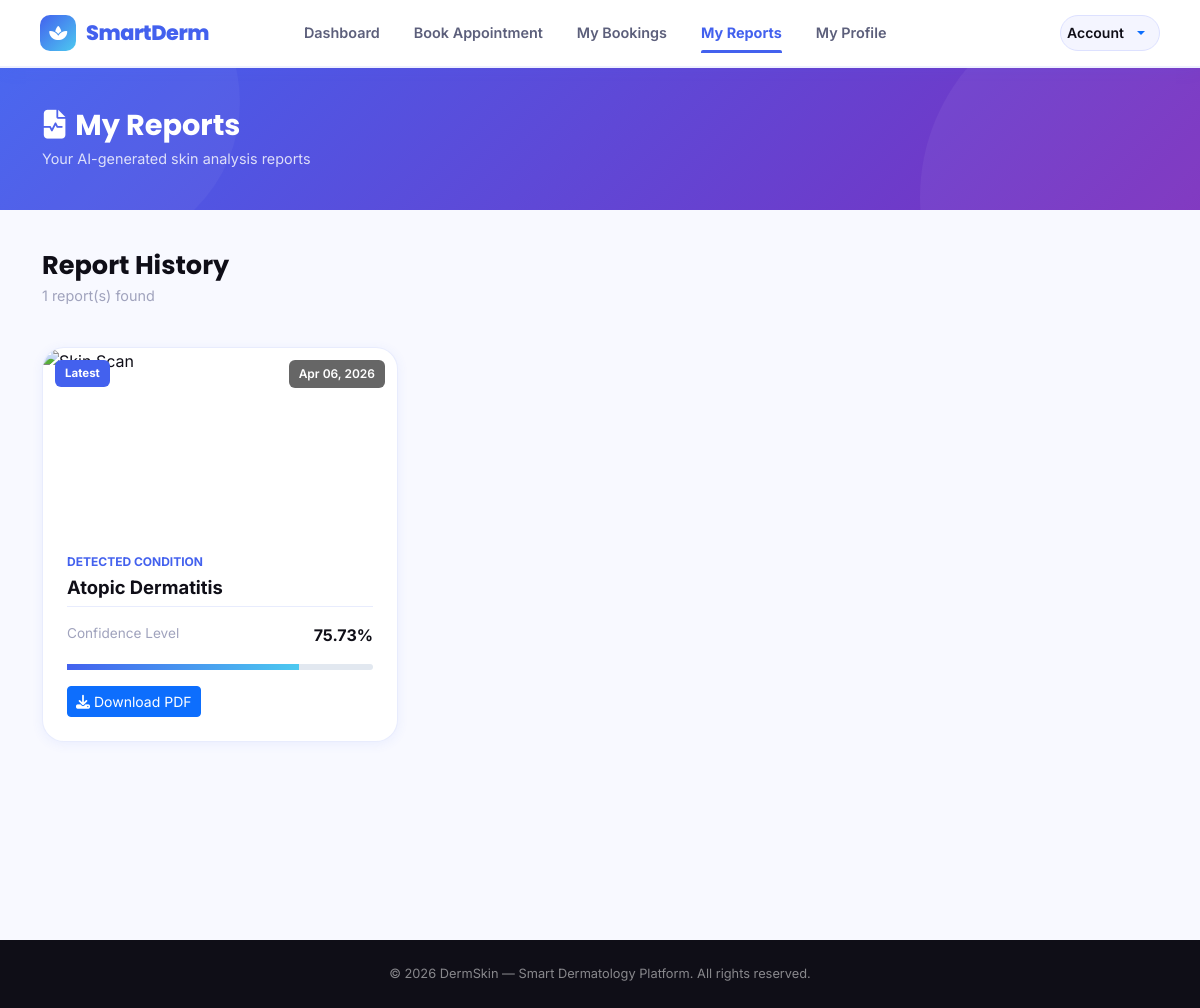
The page /myReports/ (signed in) on the database its author committed.
### patient/models.py (models this page shows, shortened)
class tbl_report(models.Model):
    patient = models.ForeignKey(tbl_patient, on_delete=models.CASCADE, related_name='reports')
    disease = models.CharField(max_length=200)
    confidence = models.CharField(max_length=50)
    image = models.ImageField(upload_to='patient_reports/')
    report_date = models.DateTimeField(auto_now_add=True)
    appointment = models.ForeignKey(tbl_appointment,on_delete=models.CASCADE,null=True,blank=True)
    prescription = models.TextField(null=True, blank=True)

### patient/views.py (the view)
# urls.py: path('myReports/',views.myReports, name='myReports'),
def myReports(request):
    patient_id = request.session.get('pid')
    if not patient_id:
        return redirect('webguest:login')
    patient = tbl_patient.objects.get(id=patient_id)
    reports = tbl_report.objects.filter(patient=patient).order_by('-report_date')
    context = {
        'reports': reports
    }
    return render(request, 'patient/myReports.html', context)

### patient/Templates/patient/myReports.html (shortened to what this page needs)
{% extends 'base/header.html' %}
{% block content %}
<div class="page-banner">
    <div class="container position-relative" style="z-index:1">
        <h1><i class="fas fa-file-medical-alt me-2"></i>My Reports</h1>
        <p>Your AI-generated skin analysis reports</p>
    </div>
</div>
<div class="page-wrapper">
    <div class="container">
        <div class="d-flex justify-content-between align-items-center mb-4" data-aos="fade-up">
            <div>
                <h2 class="section-heading">Report History</h2>
                <p class="section-subheading">{{ reports|length }} report(s) found</p>
            </div>
        </div>
        <div class="row g-4" id="reports-container">
            {% if reports %}
                {% for report in reports %}
                <div class="col-md-6 col-lg-4 report-card {% if not forloop.first %}extra-report{% endif %}"
                     data-aos="fade-up"
                     {% if not forloop.first %}style="display: none;"{% endif %}>
                    <div class="ds-card h-100">
                        <div class="ds-card-body p-0">
                            <div style="height: 180px; width: 100%; border-radius: 16px 16px 0 0; overflow: hidden; position: relative;">
                                {% if forloop.first %}
                                <div style="position: absolute; top: 12px; left: 12px; background: var(--primary); color: white; padding: 4px 10px; border-radius: 6px; font-size: 0.72rem; font-weight: 700;">
                                    Latest
                                </div>
                                {% endif %}
                                <div style="position: absolute; top: 12px; right: 12px; background: rgba(0,0,0,0.6); color: white; padding: 4px 10px; border-radius: 6px; font-size: 0.75rem; font-weight: 600;">
                                    {{ report.report_date|date:"M d, Y" }}
                                </div>
                            </div>
                            <div class="p-4">
                                <div style="font-size: 0.75rem; text-transform: uppercase; font-weight: 700; color: var(--primary); margin-bottom: 4px;">
                                    Detected Condition
                                </div>
                                <h4 style="font-size: 1.15rem; font-weight: 700;">
                                    {{ report.disease }}
                                </h4>
                                <div class="d-flex justify-content-between pt-3" style="border-top: 1px solid var(--border);">
                                    <span style="font-size: 0.85rem; color: var(--text-muted);">Confidence Level</span>
                                    <span style="font-weight: 700;">{{ report.confidence }}%</span>
                                </div>
                                <div class="mt-3">
                                    <div style="height: 6px; background: #e2e8f0; border-radius: 3px;">
                                        <div style="height: 100%; width: {{ report.confidence }}%; background: linear-gradient(90deg, var(--primary), var(--secondary));"></div>
                                    </div>
                                </div>
                                <div class="mt-3 d-flex gap-2">
                                    <a href="{% url 'webpatient:download_report_pdf' report.id %}"
                                       class="btn btn-sm btn-primary">
                                        <i class="fas fa-download"></i> Download PDF
                                    </a>
                                </div>
                            </div>
                        </div>
                    </div>
                </div>
                {% endfor %}
            {% endif %}
        </div>
    </div>
</div>
{% endblock %}

### rows shown on the page
tbl_report: report_date "Apr 06, 2026", disease "Atopic Dermatitis", confidence "75.73"

### other values the page prints
{{ reports|length }} "1"
